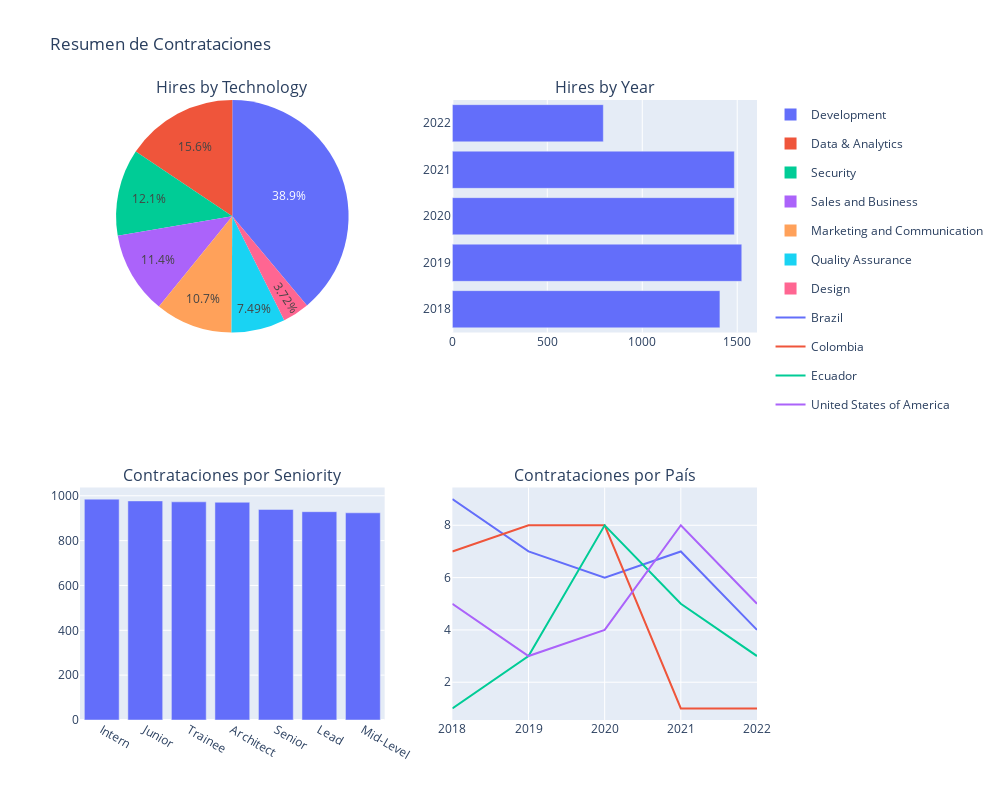

Notebook code cell kept with this figure:
### Code cell
import plotly.graph_objects as go
import plotly.express as px
from plotly.subplots import make_subplots
import pandas as pd

# Asegúrate de que la columna 'Application Date' esté en formato datetime
df['Application Date'] = pd.to_datetime(df['Application Date'])
df['Year'] = df['Application Date'].dt.year.astype(int)

# Filtrar los candidatos contratados
df_hired = df[df['Hired']]

# Gráfico 1: Hires by Technology (Pie Chart)
tech_hires = df_hired.groupby('group_technology').size()
fig1 = px.pie(values=tech_hires.values, names=tech_hires.index, title='Hires by Technology')

# Gráfico 2: Hires by Year (Horizontal Bar Chart)
year_hires = df_hired.groupby('Year').size()
fig2 = px.bar(year_hires, x=year_hires.values, y=year_hires.index, orientation='h', title='Hires by Year')

# Gráfico 3: Contrataciones por Seniority (Bar Chart)
seniority_hires = df_hired['Seniority'].value_counts()
fig3 = px.bar(seniority_hires, x=seniority_hires.index, y=seniority_hires.values, title='Contrataciones por Seniority')

# Gráfico 4: Contrataciones por País a lo Largo de los Años (Multiline Chart)
countries_of_interest = ['United States of America', 'Brazil', 'Colombia', 'Ecuador']
df_country_hires = df_hired[df_hired['Country'].isin(countries_of_interest)]
country_year_hires = df_country_hires.groupby(['Year', 'Country']).size().unstack()

fig4 = px.line(country_year_hires, x=country_year_hires.index, y=country_year_hires.columns, 
               labels={"value": "Número de Contrataciones", "variable": "País"},
               title='Contrataciones por País a lo Largo de los Años')

# Crear el tablero con el tipo adecuado para el gráfico de pastel
fig = make_subplots(rows=2, cols=2, subplot_titles=("Hires by Technology", "Hires by Year", 
                                                    "Contrataciones por Seniority", "Contrataciones por País"),
                    specs=[[{'type': 'domain'}, {'type': 'xy'}],  # 'domain' para el gráfico de pastel
                           [{'type': 'xy'}, {'type': 'xy'}]])

# Añadir los gráficos al tablero
fig.add_trace(fig1['data'][0], row=1, col=1)
fig.add_trace(fig2['data'][0], row=1, col=2)
fig.add_trace(fig3['data'][0], row=2, col=1)
for trace in fig4['data']:
    fig.add_trace(trace, row=2, col=2)

# Actualizar el layout
fig.update_layout(height=800, width=1000, title_text="Resumen de Contrataciones")
fig.show()

### Figure 1 — Plotly figure (JSON) as saved in the notebook; plotly's stock layout.template omitted (floating-point values rounded to 4 significant figures)
{"data": [{"domain": {"x": [0, 0.45], "y": [0.625, 1]}, "hovertemplate": "label=%{label}<br>value=%{value}<extra></extra>", "labels": ["Data & Analytics", "Design", "Development", "Marketing and Communication", "Quality Assurance", "Sales and Business", "Security"], "legendgroup": "", "name": "", "showlegend": true, "type": "pie", "values": [1046, 249, 2606, 720, 502, 766, 809]}, {"alignmentgroup": "True", "hovertemplate": "x=%{x}<br>Year=%{y}<extra></extra>", "legendgroup": "", "marker": {"color": "#636efa", "pattern": {"shape": ""}}, "name": "", "offsetgroup": "", "orientation": "h", "showlegend": false, "textposition": "auto", "type": "bar", "x": [1409, 1524, 1485, 1485, 795], "xaxis": "x", "y": [2018, 2019, 2020, 2021, 2022], "yaxis": "y"}, {"alignmentgroup": "True", "hovertemplate": "Seniority=%{x}<br>y=%{y}<extra></extra>", "legendgroup": "", "marker": {"color": "#636efa", "pattern": {"shape": ""}}, "name": "", "offsetgroup": "", "orientation": "v", "showlegend": false, "textposition": "auto", "type": "bar", "x": ["Intern", "Junior", "Trainee", "Architect", "Senior", "Lead", "Mid-Level"], "xaxis": "x2", "y": [985, 977, 973, 971, 939, 929, 924], "yaxis": "y2"}, {"hovertemplate": "Country=Brazil<br>Year=%{x}<br>Número de Contrataciones=%{y}<extra></extra>", "legendgroup": "Brazil", "line": {"color": "#636efa", "dash": "solid"}, "marker": {"symbol": "circle"}, "mode": "lines", "name": "Brazil", "orientation": "v", "showlegend": true, "type": "scatter", "x": [2018, 2019, 2020, 2021, 2022], "xaxis": "x3", "y": [9, 7, 6, 7, 4], "yaxis": "y3"}, {"hovertemplate": "Country=Colombia<br>Year=%{x}<br>Número de Contrataciones=%{y}<extra></extra>", "legendgroup": "Colombia", "line": {"color": "#EF553B", "dash": "solid"}, "marker": {"symbol": "circle"}, "mode": "lines", "name": "Colombia", "orientation": "v", "showlegend": true, "type": "scatter", "x": [2018, 2019, 2020, 2021, 2022], "xaxis": "x3", "y": [7, 8, 8, 1, 1], "yaxis": "y3"}, {"hovertemplate": "Country=Ecuador<br>Year=%{x}<br>Número de Contrataciones=%{y}<extra></extra>", "legendgroup": "Ecuador", "line": {"color": "#00cc96", "dash": "solid"}, "marker": {"symbol": "circle"}, "mode": "lines", "name": "Ecuador", "orientation": "v", "showlegend": true, "type": "scatter", "x": [2018, 2019, 2020, 2021, 2022], "xaxis": "x3", "y": [1, 3, 8, 5, 3], "yaxis": "y3"}, {"hovertemplate": "Country=United States of America<br>Year=%{x}<br>Número de Contrataciones=%{y}<extra></extra>", "legendgroup": "United States of America", "line": {"color": "#ab63fa", "dash": "solid"}, "marker": {"symbol": "circle"}, "mode": "lines", "name": "United States of America", "orientation": "v", "showlegend": true, "type": "scatter", "x": [2018, 2019, 2020, 2021, 2022], "xaxis": "x3", "y": [5, 3, 4, 8, 5], "yaxis": "y3"}], "layout": {"annotations": [{"font": {"size": 16}, "showarrow": false, "text": "Hires by Technology", "x": 0.225, "xanchor": "center", "xref": "paper", "y": 1, "yanchor": "bottom", "yref": "paper"}, {"font": {"size": 16}, "showarrow": false, "text": "Hires by Year", "x": 0.775, "xanchor": "center", "xref": "paper", "y": 1, "yanchor": "bottom", "yref": "paper"}, {"font": {"size": 16}, "showarrow": false, "text": "Contrataciones por Seniority", "x": 0.225, "xanchor": "center", "xref": "paper", "y": 0.375, "yanchor": "bottom", "yref": "paper"}, {"font": {"size": 16}, "showarrow": false, "text": "Contrataciones por País", "x": 0.775, "xanchor": "center", "xref": "paper", "y": 0.375, "yanchor": "bottom", "yref": "paper"}], "height": 800, "title": {"text": "Resumen de Contrataciones"}, "width": 1000, "xaxis": {"anchor": "y", "domain": [0.55, 1]}, "xaxis2": {"anchor": "y2", "domain": [0, 0.45]}, "xaxis3": {"anchor": "y3", "domain": [0.55, 1]}, "yaxis": {"anchor": "x", "domain": [0.625, 1]}, "yaxis2": {"anchor": "x2", "domain": [0, 0.375]}, "yaxis3": {"anchor": "x3", "domain": [0, 0.375]}}}
